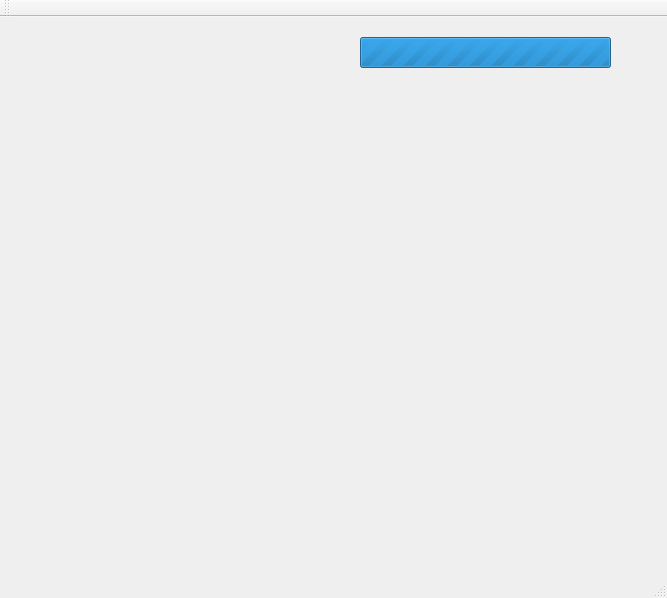
<?xml version="1.0" encoding="UTF-8"?>
<ui version="4.0">
 <class>MainWindow</class>
 <widget class="QMainWindow" name="MainWindow">
  <property name="geometry">
   <rect>
    <x>0</x>
    <y>0</y>
    <width>667</width>
    <height>598</height>
   </rect>
  </property>
  <property name="windowTitle">
   <string>MainWindow</string>
  </property>
  <widget class="QWidget" name="centralWidget">
   <widget class="QWidget" name="horizontalLayoutWidget">
    <property name="geometry">
     <rect>
      <x>190</x>
      <y>130</y>
      <width>160</width>
      <height>80</height>
     </rect>
    </property>
    <layout class="QHBoxLayout" name="horizontalLayout"/>
   </widget>
   <widget class="QWidget" name="widget" native="true">
    <property name="geometry">
     <rect>
      <x>90</x>
      <y>30</y>
      <width>120</width>
      <height>80</height>
     </rect>
    </property>
   </widget>
   <widget class="QProgressBar" name="progressBar">
    <property name="geometry">
     <rect>
      <x>360</x>
      <y>20</y>
      <width>251</width>
      <height>31</height>
     </rect>
    </property>
    <property name="maximum">
     <number>0</number>
    </property>
    <property name="value">
     <number>0</number>
    </property>
   </widget>
  </widget>
  <widget class="QMenuBar" name="menuBar">
   <property name="geometry">
    <rect>
     <x>0</x>
     <y>0</y>
     <width>667</width>
     <height>23</height>
    </rect>
   </property>
  </widget>
  <widget class="QToolBar" name="mainToolBar">
   <attribute name="toolBarArea">
    <enum>TopToolBarArea</enum>
   </attribute>
   <attribute name="toolBarBreak">
    <bool>false</bool>
   </attribute>
  </widget>
  <widget class="QStatusBar" name="statusBar"/>
 </widget>
 <layoutdefault spacing="6" margin="11"/>
 <resources/>
 <connections/>
</ui>
